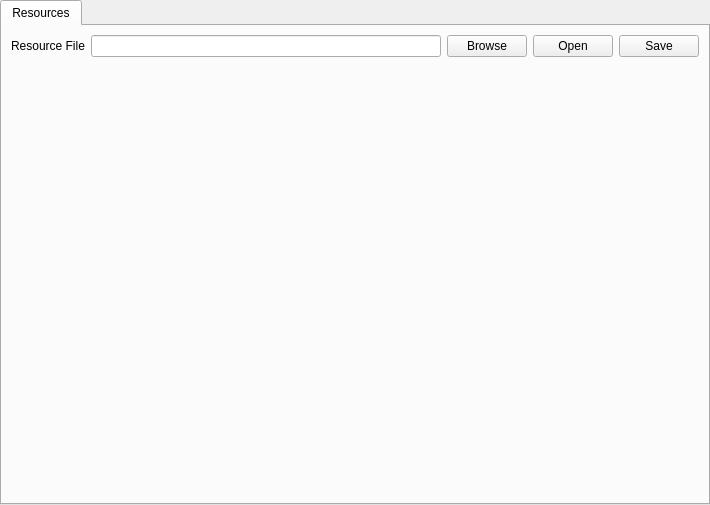
<?xml version="1.0" encoding="UTF-8"?>
<ui version="4.0">
 <class>ResourceManager</class>
 <widget class="QWidget" name="ResourceManager">
  <property name="geometry">
   <rect>
    <x>0</x>
    <y>0</y>
    <width>710</width>
    <height>505</height>
   </rect>
  </property>
  <property name="windowTitle">
   <string>Form</string>
  </property>
  <layout class="QHBoxLayout" name="horizontalLayout">
   <property name="spacing">
    <number>0</number>
   </property>
   <property name="leftMargin">
    <number>0</number>
   </property>
   <property name="topMargin">
    <number>0</number>
   </property>
   <property name="rightMargin">
    <number>0</number>
   </property>
   <property name="bottomMargin">
    <number>0</number>
   </property>
   <item>
    <widget class="QTabWidget" name="tabWidget">
     <property name="currentIndex">
      <number>0</number>
     </property>
     <widget class="QWidget" name="tab_6">
      <attribute name="title">
       <string>Resources</string>
      </attribute>
      <layout class="QGridLayout" name="gridLayout_2">
       <item row="0" column="2">
        <widget class="QPushButton" name="ResourceFileBrowseButton">
         <property name="text">
          <string>Browse</string>
         </property>
        </widget>
       </item>
       <item row="0" column="1">
        <widget class="QLineEdit" name="ResourceFileInput">
         <property name="readOnly">
          <bool>true</bool>
         </property>
        </widget>
       </item>
       <item row="0" column="4">
        <widget class="QPushButton" name="ResourceFileSaveButton">
         <property name="text">
          <string>Save</string>
         </property>
        </widget>
       </item>
       <item row="0" column="0">
        <widget class="QLabel" name="label">
         <property name="text">
          <string>Resource File</string>
         </property>
        </widget>
       </item>
       <item row="0" column="3">
        <widget class="QPushButton" name="ResourceFileOpenButton">
         <property name="text">
          <string>Open</string>
         </property>
        </widget>
       </item>
       <item row="1" column="1">
        <spacer name="verticalSpacer">
         <property name="orientation">
          <enum>Qt::Vertical</enum>
         </property>
         <property name="sizeHint" stdset="0">
          <size>
           <width>20</width>
           <height>40</height>
          </size>
         </property>
        </spacer>
       </item>
      </layout>
     </widget>
    </widget>
   </item>
  </layout>
 </widget>
 <resources/>
 <connections/>
</ui>
